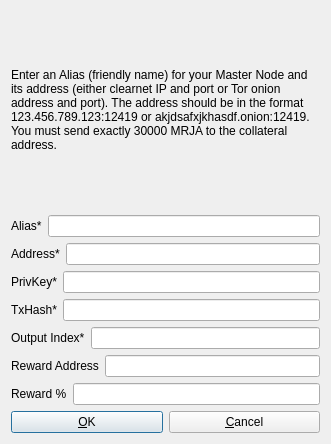
<?xml version="1.0" encoding="UTF-8"?>
<ui version="4.0">
 <class>AddEditAdrenalineNode</class>
 <widget class="QDialog" name="AddEditAdrenalineNode">
  <property name="geometry">
   <rect>
    <x>0</x>
    <y>0</y>
    <width>331</width>
    <height>444</height>
   </rect>
  </property>
  <property name="windowTitle">
   <string>Add/Edit Ganjacoin Node</string>
  </property>
  <property name="modal">
   <bool>true</bool>
  </property>
  <layout class="QVBoxLayout" name="verticalLayout">
   <item>
    <widget class="QLabel" name="label_9">
     <property name="sizePolicy">
      <sizepolicy hsizetype="Preferred" vsizetype="Expanding">
       <horstretch>0</horstretch>
       <verstretch>0</verstretch>
      </sizepolicy>
     </property>
     <property name="text">
      <string>&lt;html&gt;&lt;head/&gt;&lt;body&gt;&lt;p&gt;Enter an Alias (friendly name) for your Master Node and its address (either clearnet IP and port or Tor onion address and port). The address should be in the format 123.456.789.123:12419 or akjdsafxjkhasdf.onion:12419. You must send exactly 30000 MRJA to the collateral address.&lt;/p&gt;&lt;/body&gt;&lt;/html&gt;</string>
     </property>
     <property name="wordWrap">
      <bool>true</bool>
     </property>
    </widget>
   </item>
   <item>
    <layout class="QHBoxLayout" name="horizontalLayout_4">
     <property name="bottomMargin">
      <number>0</number>
     </property>
     <item>
      <widget class="QLabel" name="label_4">
       <property name="text">
        <string>Alias*</string>
       </property>
      </widget>
     </item>
     <item>
      <widget class="QLineEdit" name="aliasLineEdit"/>
     </item>
    </layout>
   </item>
   <item>
    <layout class="QHBoxLayout" name="horizontalLayout_5">
     <property name="bottomMargin">
      <number>0</number>
     </property>
     <item>
      <widget class="QLabel" name="label_6">
       <property name="text">
        <string>Address*</string>
       </property>
      </widget>
     </item>
     <item>
      <widget class="QLineEdit" name="addressLineEdit"/>
     </item>
    </layout>
   </item>
   <item>
    <layout class="QHBoxLayout" name="horizontalLayout_3">
     <property name="bottomMargin">
      <number>0</number>
     </property>
     <item>
      <widget class="QLabel" name="label_5">
       <property name="text">
        <string>PrivKey*</string>
       </property>
      </widget>
     </item>
     <item>
      <widget class="QLineEdit" name="privkeyLineEdit"/>
     </item>
    </layout>
   </item>
   <item>
    <layout class="QHBoxLayout" name="horizontalLayout_2">
     <property name="bottomMargin">
      <number>0</number>
     </property>
     <item>
      <widget class="QLabel" name="label_2">
       <property name="text">
        <string>TxHash*</string>
       </property>
      </widget>
     </item>
     <item>
      <widget class="QLineEdit" name="txhashLineEdit"/>
     </item>
    </layout>
   </item>
   <item>
    <layout class="QHBoxLayout" name="horizontalLayout_8">
     <property name="bottomMargin">
      <number>0</number>
     </property>
     <item>
      <widget class="QLabel" name="label_8">
       <property name="text">
        <string>Output Index*</string>
       </property>
      </widget>
     </item>
     <item>
      <widget class="QLineEdit" name="outputindexLineEdit"/>
     </item>
    </layout>
   </item>
   <item>
    <layout class="QHBoxLayout" name="horizontalLayout_6">
     <property name="bottomMargin">
      <number>0</number>
     </property>
     <item>
      <widget class="QLabel" name="label_3">
       <property name="text">
        <string>Reward Address</string>
       </property>
      </widget>
     </item>
     <item>
      <widget class="QLineEdit" name="rewardaddressLineEdit"/>
     </item>
    </layout>
   </item>
   <item>
    <layout class="QHBoxLayout" name="horizontalLayout_7">
     <property name="bottomMargin">
      <number>0</number>
     </property>
     <item>
      <widget class="QLabel" name="label_7">
       <property name="text">
        <string>Reward %</string>
       </property>
      </widget>
     </item>
     <item>
      <widget class="QLineEdit" name="rewardpercentageLineEdit"/>
     </item>
    </layout>
   </item>
   <item>
    <layout class="QHBoxLayout" name="horizontalLayout_Buttons">
     <item>
      <widget class="QPushButton" name="okButton">
       <property name="text">
        <string>&amp;OK</string>
       </property>
      </widget>
     </item>
     <item>
      <widget class="QPushButton" name="cancelButton">
       <property name="text">
        <string>&amp;Cancel</string>
       </property>
       <property name="autoDefault">
        <bool>false</bool>
       </property>
      </widget>
     </item>
    </layout>
   </item>
  </layout>
 </widget>
 <resources/>
 <connections/>
</ui>
